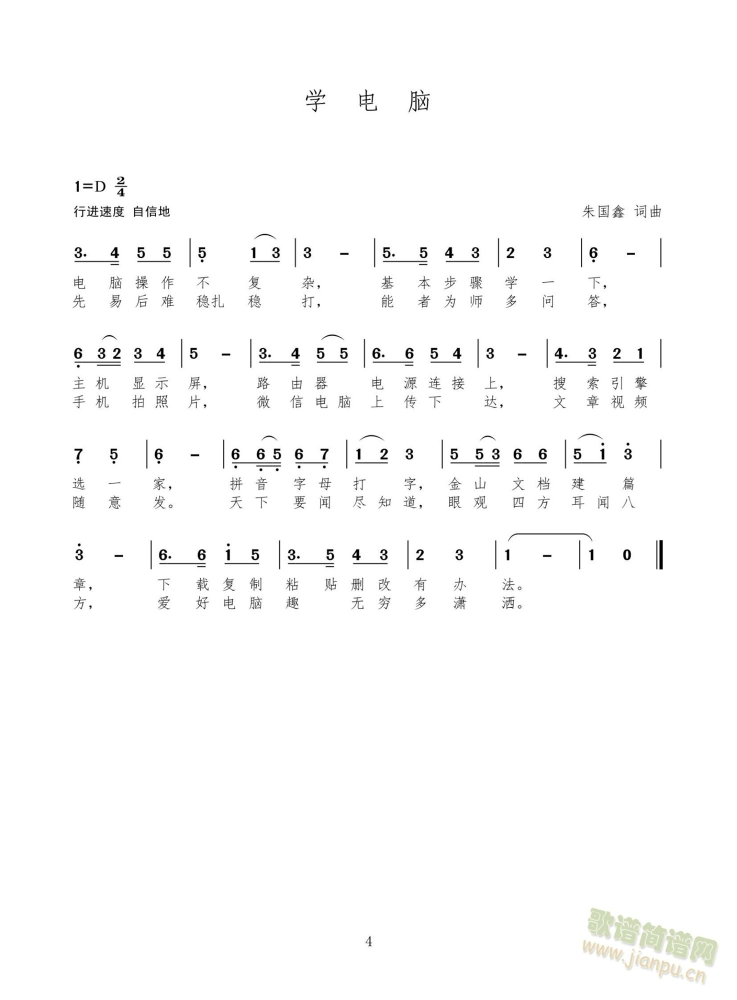
#> input picture images-prep/ready/学电脑__jianpucn-475615/001.jpg, 1473 x 2000 px, found by its file name (shown at 1/2 size)
$ python zoom_b7_tail.py
#> lines starting #> are read from the running program, lines starting #| are printed output that depends on the picture
### tools/guard.py
# -*- coding: utf-8 -*-
"""`--help` 守卫的**唯一实现** —— 给没有 argparse 的工具一行就能变安全。

为什么需要: 项目自带的冒烟约定是"对每个 tools/*.py 跑一次 `--help`, 能 import 就算过"。
但**没有 argparse 的工具会把 `--help` 当正常参数** —— 于是那个探测动作会真的把它们跑起来。
2026-09-28 实测后果: `autopilot.py` 空等一小时、`add_copyright.py` 改写 266 个草稿、
`bench_batch.py` 开始加载模型重转写。全库 `tools/*.py` 里这样的工具有 **494 个**。

用法(库里只有这一份, 别复制):

    from guard import guard_help
    guard_help(__doc__)        # 放在 **import 之后、任何有副作用的模块级代码之前**

之后 `py tools/xxx.py --help` 会立刻打用法退出, 冒烟自检就能安全地探测所有工具。
"""
import sys

_SENTINEL = "JIANPU_GUARDED"


def guard_help(doc=None):
    """`-h/--help/--dry-help` -> 打用法并退出 0; 否则原样返回, 什么都不做。"""
    if any(a in ("-h", "--help") for a in sys.argv[1:]):
        text = (doc or "").strip()
        print(text if text else "(这个工具没有写 docstring)")
        print("\n[guard] 这是 --help 守卫打出来的用法; 没有执行任何实际动作。")
        raise SystemExit(0)
    return None

### tools/zoom_b7_tail.py
# -*- coding: utf-8 -*-
"""放大 带7 末尾 (x560-700) 的 '5 - | 11 11 2', 看 延音杠 - 与 1 的块, 为何 - 被误判成0, 1 时值为何乱。"""
import os,sys; sys.path.insert(0,os.path.dirname(os.path.abspath(__file__)))
from guard import guard_help        # noqa: E402  `--help` 守卫(唯一实现见 tools/guard.py)
guard_help(__doc__)
os.chdir(os.path.dirname(os.path.dirname(os.path.abspath(__file__))))
from PIL import Image
im=Image.open("images-prep/test-jianpujia/春天在哪里简谱_儿歌_快来儿歌里找春天__jianpujia-15770/001.jpg")
#> im is the input picture: PIL image 1473x2000 RGB; mean R, G, B 251.4, 251.4, 251.2
# band7 = y[603,649], 末尾 x550-710 放歌词 '嘀哩哩嘀哩' 那行后段
im.crop((545,600,715,660)).resize((850,300),Image.LANCZOS).save("train-work/zoom_band7_tail.png")
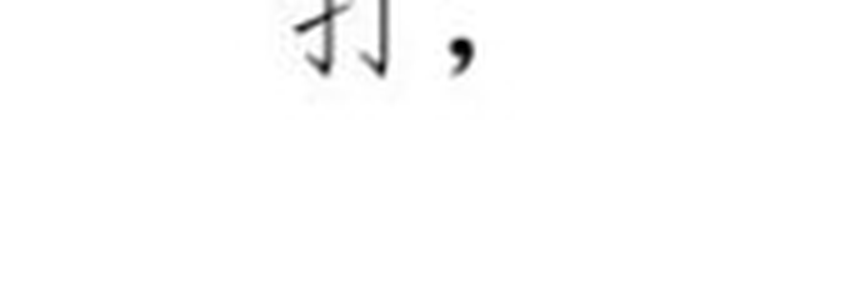
#> saved as zoom_band7_tail.png: PIL image 850x300 RGB; min 0, max 255, mean 253
print("ok")
